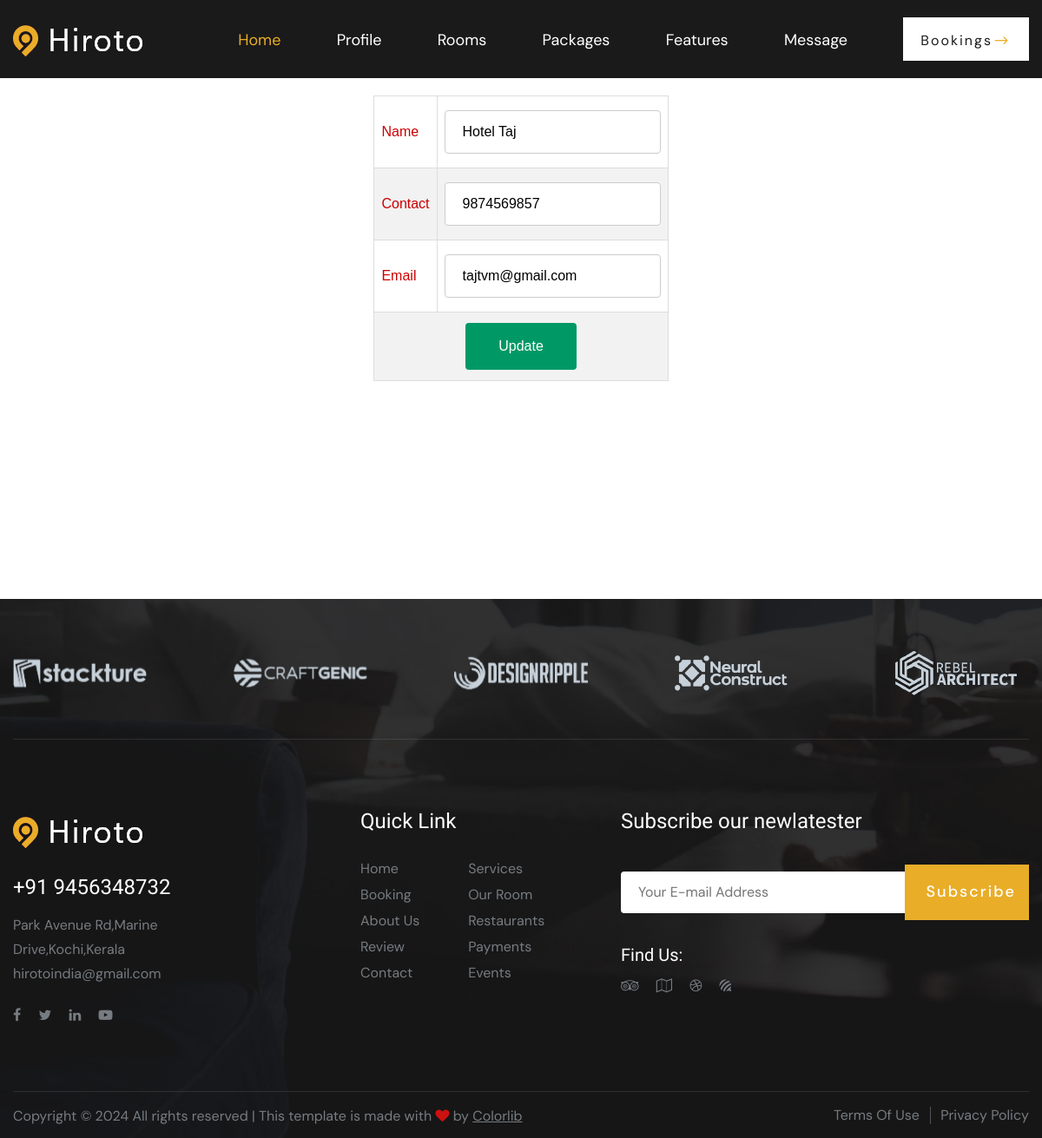
The app's page /Hotel/editprofile/ (signed in) with its own data.
### Guest/models.py (models this page shows)
class tbl_newhotel(models.Model):
    hotel_name=models.CharField(max_length=50)
    hotel_ratings=models.CharField(max_length=50)
    hotel_contact=models.CharField(max_length=50)
    hotel_email=models.CharField(max_length=50)
    hotel_pass=models.CharField(max_length=50)
    place = models.ForeignKey(tbl_place, on_delete=models.CASCADE)
    hotel_addr=models.CharField(max_length=50)
    hotel_vstatus= models.IntegerField(default="0")
    hotel_photo = models.FileField(upload_to='Assets/HotelPhoto/')
    hotel_proof = models.FileField(upload_to='Assets/HotelProof/')
    hotel_license=models.CharField(max_length=50)
    hotel_floor=models.CharField(max_length=50,null=True)
    hotel_doj=models.DateField(auto_now_add=True)
    hotel_url = models.CharField(max_length=150,null=True)
    hotel_spe = models.ForeignKey(tbl_specification,on_delete=models.SET_NULL,null=True)

### Hotel/views.py (the view)
# urls.py: path('editprofile/',views.editprofiles,name="editprofiles"),
def editprofiles(request):
    prodata=tbl_newhotel.objects.get(id=request.session["hid"])
    if request.method=="POST":
        prodata.hotel_name=request.POST.get('txtname')
        prodata.hotel_contact=request.POST.get('txtcon')
        prodata.hotel_email=request.POST.get('txtemail')
        prodata.save()
        return render(request,"Hotel/EditProfile.html",{'msg':"Profile Updated"})
    else:
        return render(request,"Hotel/EditProfile.html",{'prodata':prodata})

### Hotel/Templates/Hotel/EditProfile.html (shortened to what this page needs)
{% extends 'Hotel/Header.html' %}
{% load static %}
{% block content %}
<!DOCTYPE html>
<html lang="en">
<head>
</head>
<body>
    <div class="container-fluid d-bg-image">
    <form action="" method="post">
        <div class="d-profile">
            <table class="d-card" style="color: black;" align="center" cellpadding="10px">
                <tr>
                    <td>Name</td>
                    <td><input type="text" class="textbox" name="txtname" id="" value="{{prodata.hotel_name}}"></td>
                </tr>
                <tr>
                    <td>Contact</td>
                    <td><input type="text" name="txtcon" class="textbox" id="" value="{{prodata.hotel_contact}}"></td>
                </tr>
                <tr>
                    <td>Email</td>
                    <td><input type="email" name="txtemail" class="textbox" id="" value="{{prodata.hotel_email}}"></td>
                </tr>
                <tr>
                    <td colspan="2" align="center"><input class="d-card-button" type="submit" value="Update" name="btnsub"></td>
                </tr>
            </table>
        </div>
    </form>
    </div>
</body>
</html>
{% endblock content %}

### Guest/static/Mains/css/style.css (style rules this page uses)
html, body { height: 100%; font-family: "DM Sans", sans-serif; -webkit-font-smoothing: antialiased; }

### Guest/static/Form.css (style rules this page uses)
#tab td, #tab th { border: 1px solid #ddd; padding: 8px; color: #C00; }
#tab tr:nth-child(even) { background-color: #f2f2f2; }
input[type=text],[type=password],[type=email],[type=date], select { width: 100%; padding: 12px 20px; margin: 8px 0; display: inline-block; border: 1px solid #ccc; border-radius: 4px; box-sizing: border-box; }
input[type=submit] { width: 40%; background-color: #096; color: white; padding: 15px; margin: 4px 0; border: none; border-radius: 4px; cursor: pointer; }

### records on screen
tbl_newhotel: txtname "Hotel Taj", txtcon "9874569857", txtemail "tajtvm@gmail.com"
